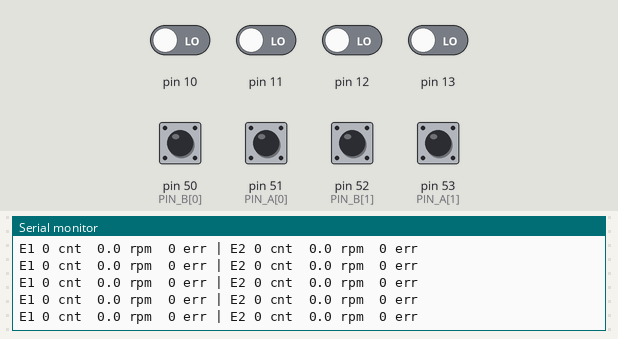
Bench run of a sketch on a simulated Arduino Mega 2560, built with avr-gcc and run on an emulated ATmega2560. Parts: the last lines printed to the serial monitor. Inputs (shaded band) come from the test bench; at power-on: pin 50 (PIN_B[0]), pin 51 (PIN_A[0]), pin 52 (PIN_B[1]), pin 53 (PIN_A[1]) HIGH, pin 10–13 LOW.

Above: at 1.2 s.
1.3 s: pin 50 (PIN_B[0]) pulled LOW for 0.15 s
At 1.56 s:
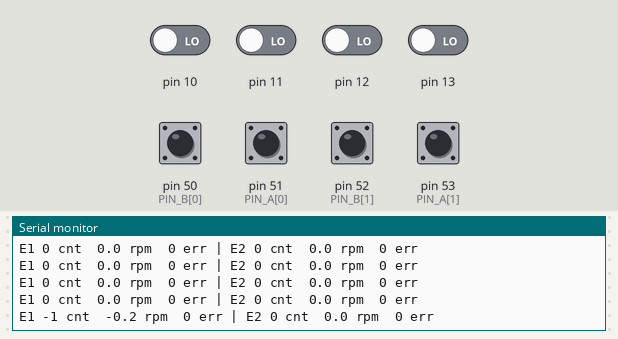
2.9 s: pin 51 (PIN_A[0]) pulled LOW for 0.15 s
At 3.16 s:
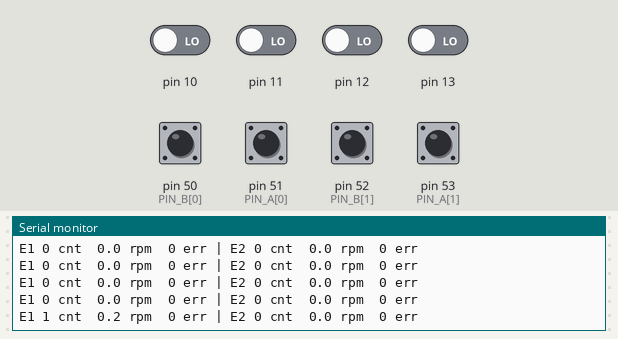
4.5 s: pin 52 (PIN_B[1]) pulled LOW for 0.15 s
At 4.76 s:
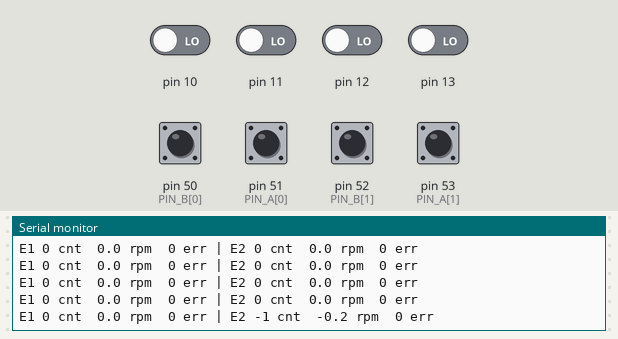
6.1 s: pin 53 (PIN_A[1]) pulled LOW for 0.15 s
At 6.36 s:
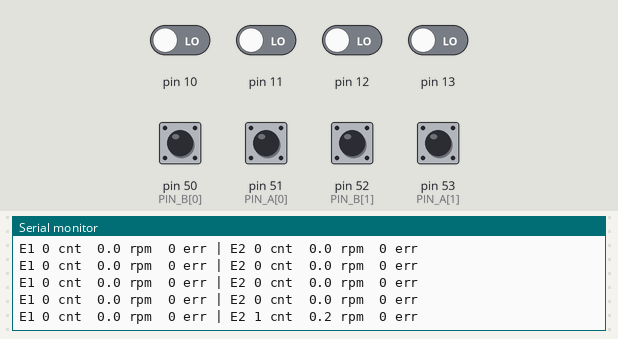
7.7 s: pin 50 (PIN_B[0]) pulled LOW for 1 s
At 8.16 s:
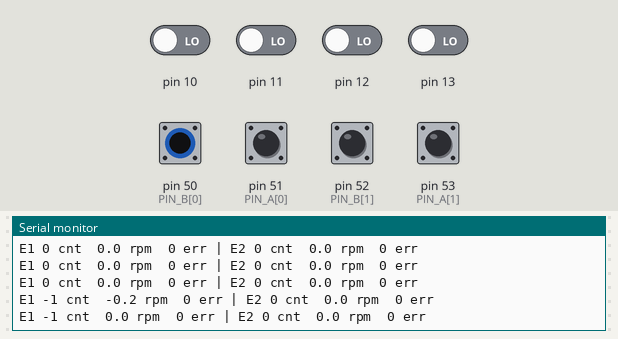
10.2 s: pin 51 (PIN_A[0]) pulled LOW for 1 s
At 10.56 s:
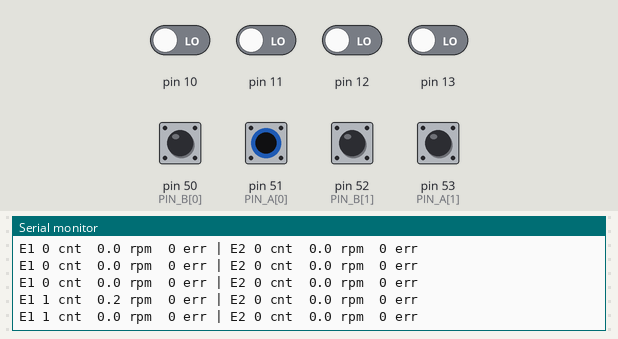
Timing chart, 0 to 13.2 s (numbered marks = the images above; inputs shaded):
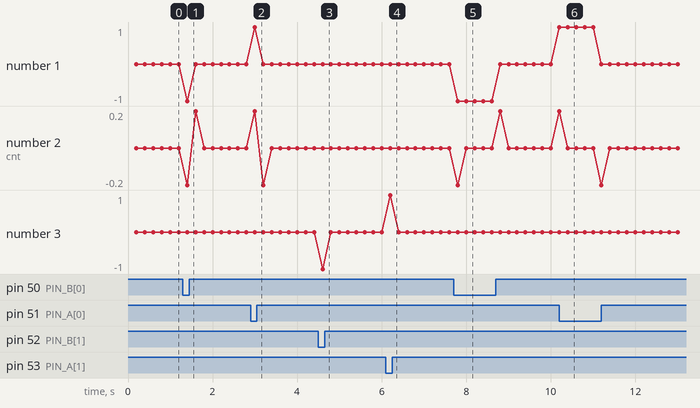

The sketch:

encoder_test_mega.ino
```cpp
/*
 * encoder_test_mega.ino
 * Arduino MEGA 2560 - อ่าน encoder 2 ตัว (YT3806 / 3806 series, 360 P/R, NPN open collector)
 *
 * ต่อสาย (สมมติว่าเป็นคู่ เขียว 51 + ขาว 50 และ เขียว 53 + ขาว 52):
 *   encoder    แดง      ดำ      เขียว (A)   ขาว (B)
 *   E1         +V       GND     pin 51      pin 50
 *   E2         +V       GND     pin 53      pin 52
 *   GND ของ encoder ต้องต่อร่วมกับ GND ของ Mega
 *   ขา 50-53 อยู่บน PCINT0 ใช้ interrupt จับทุกขอบได้ (x4 = 1440 นับต่อรอบ)
 *   เปิด pull-up ภายในไว้แล้ว ถ้าสายยาวหรือนับเพี้ยน ใส่ตัวต้านทาน 2.2k-4.7k จากขา A/B ไป 5V
 *
 * Serial 115200 (ทุก 200 ms):
 *   "E1 1234 cnt  12.5 rpm  0 err | E2 -56 cnt  -0.6 rpm  0 err"
 *   err = จังหวะที่ A และ B เปลี่ยนพร้อมกัน (นับไม่ทัน หรือสัญญาณรบกวน) ควรเป็น 0
 * คำสั่ง: r = ล้างค่านับ
 */

const uint8_t NUM_ENC = 2;
const uint8_t PIN_A[NUM_ENC] = {51, 53};  // สายเขียว
const uint8_t PIN_B[NUM_ENC] = {50, 52};  // สายขาว
const bool INVERT[NUM_ENC] = {false, false};  // ตัวไหนนับกลับด้าน ตั้ง true
const long COUNTS_PER_REV = 360L * 4;  // 360 P/R อ่านครบทั้ง 4 ขอบ
const unsigned long PRINT_MS = 200;

// ค่าเปลี่ยนตามสถานะ (ก่อน<<2 | หลัง), สถานะ = A<<1 | B
const int8_t QDEC[16] = {0, -1, 1, 0, 1, 0, 0, -1, -1, 0, 0, 1, 0, 1, -1, 0};

uint8_t maskA[NUM_ENC], maskB[NUM_ENC];
volatile long count[NUM_ENC];
volatile uint16_t errors[NUM_ENC];
volatile uint8_t prevState[NUM_ENC];

uint8_t readState(uint8_t pins, uint8_t i) {
  return ((pins & maskA[i]) ? 2 : 0) | ((pins & maskB[i]) ? 1 : 0);
}

ISR(PCINT0_vect) {
  uint8_t pins = PINB;  // ขา 50-53 อยู่บน port B ทั้งหมด อ่านทีเดียว
  for (uint8_t i = 0; i < NUM_ENC; i++) {
    uint8_t s = readState(pins, i);
    uint8_t p = prevState[i];
    if (s == p) continue;
    if ((s ^ p) == 3) errors[i]++;  // A และ B เปลี่ยนพร้อมกัน = พลาดไปหนึ่งขอบ
    count[i] += QDEC[(p << 2) | s];
    prevState[i] = s;
  }
}

void setup() {
  Serial.begin(115200);
  for (uint8_t i = 0; i < NUM_ENC; i++) {
    if (portInputRegister(digitalPinToPort(PIN_A[i])) != &PINB ||
        portInputRegister(digitalPinToPort(PIN_B[i])) != &PINB) {
      Serial.println(F("ERROR: encoder pins must be on port B (Mega 10-13, 50-53)"));
      while (true) {}
    }
    pinMode(PIN_A[i], INPUT_PULLUP);
    pinMode(PIN_B[i], INPUT_PULLUP);
    maskA[i] = digitalPinToBitMask(PIN_A[i]);
    maskB[i] = digitalPinToBitMask(PIN_B[i]);
    prevState[i] = readState(PINB, i);
    PCMSK0 |= maskA[i] | maskB[i];  // บิตใน PCMSK0 ตรงกับบิตของ port B
  }
  PCIFR |= _BV(PCIF0);
  PCICR |= _BV(PCIE0);
  Serial.println(F("READY encoder_test_mega (r = reset counts)"));
}

void loop() {
  static unsigned long lastPrint = 0;
  static long lastCount[NUM_ENC];

  if (Serial.available() && Serial.read() == 'r') {
    noInterrupts();
    for (uint8_t i = 0; i < NUM_ENC; i++) count[i] = errors[i] = 0;
    interrupts();
    for (uint8_t i = 0; i < NUM_ENC; i++) lastCount[i] = 0;
  }

  unsigned long now = millis();
  if (now - lastPrint < PRINT_MS) return;
  float dt = (now - lastPrint) / 1000.0;
  lastPrint = now;

  for (uint8_t i = 0; i < NUM_ENC; i++) {
    noInterrupts();
    long c = count[i];
    uint16_t e = errors[i];
    interrupts();
    if (INVERT[i]) c = -c;
    float rpm = (c - lastCount[i]) / dt * 60.0 / COUNTS_PER_REV;
    lastCount[i] = c;
    if (i) Serial.print(F(" | "));
    Serial.print('E'); Serial.print(i + 1); Serial.print(' ');
    Serial.print(c); Serial.print(F(" cnt  "));
    Serial.print(rpm, 1); Serial.print(F(" rpm  "));
    Serial.print(e); Serial.print(F(" err"));
  }
  Serial.println();
}
```

Measured:
- after the input at 1.3 s, the serial monitor: prints a new line after 0.10 s (image 1)
- after the input at 2.9 s, the serial monitor: prints a new line after 0.10 s (image 2)
- after the input at 4.5 s, the serial monitor: prints a new line after 0.10 s (image 3)
- after the input at 6.1 s, the serial monitor: prints a new line after 0.10 s (image 4)
- after the input at 7.7 s, the serial monitor: prints a new line after 0.10 s (image 5)
- after the input at 10.2 s, the serial monitor: prints a new line at once (image 6)
